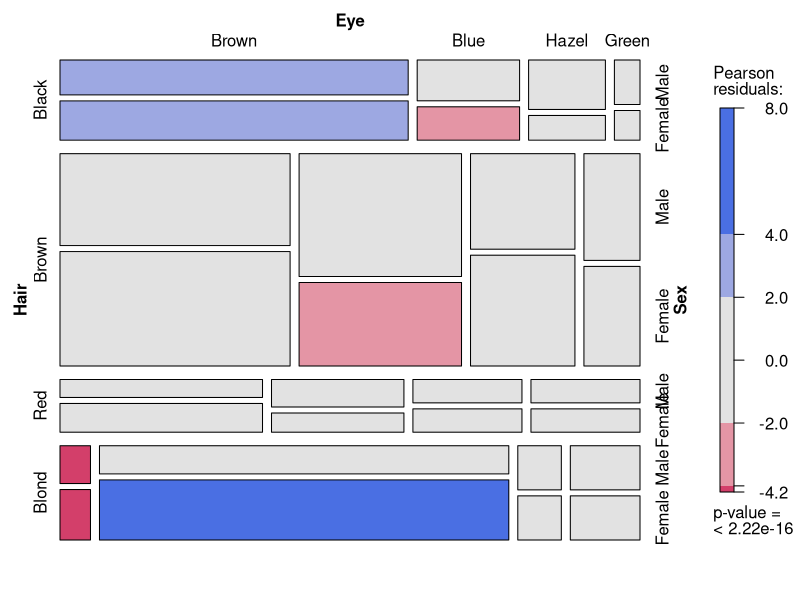
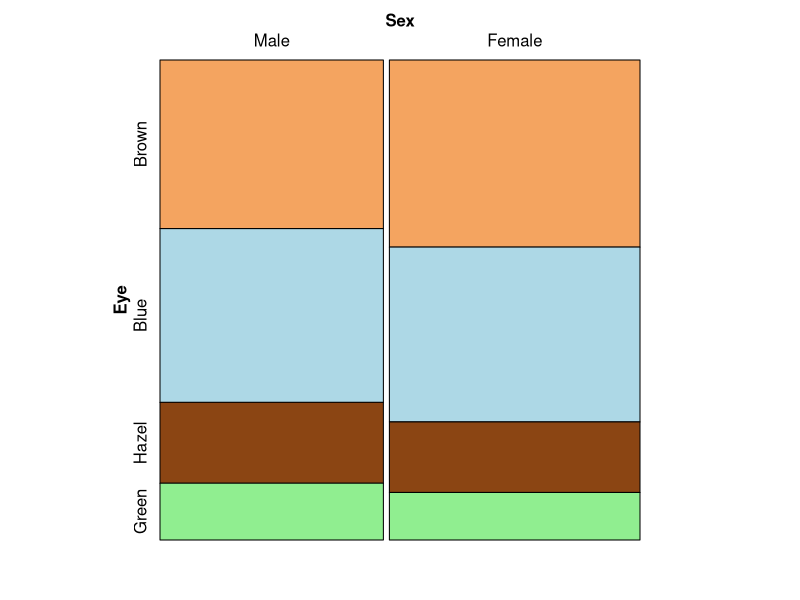
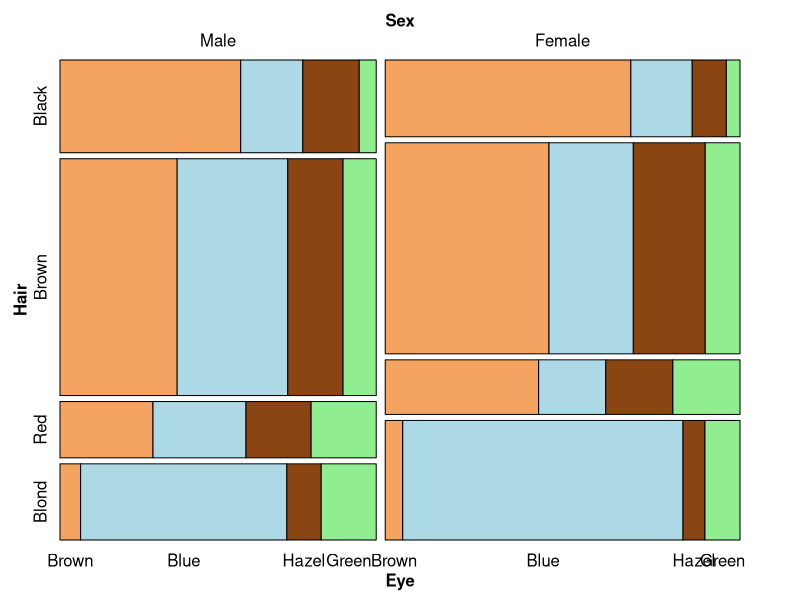
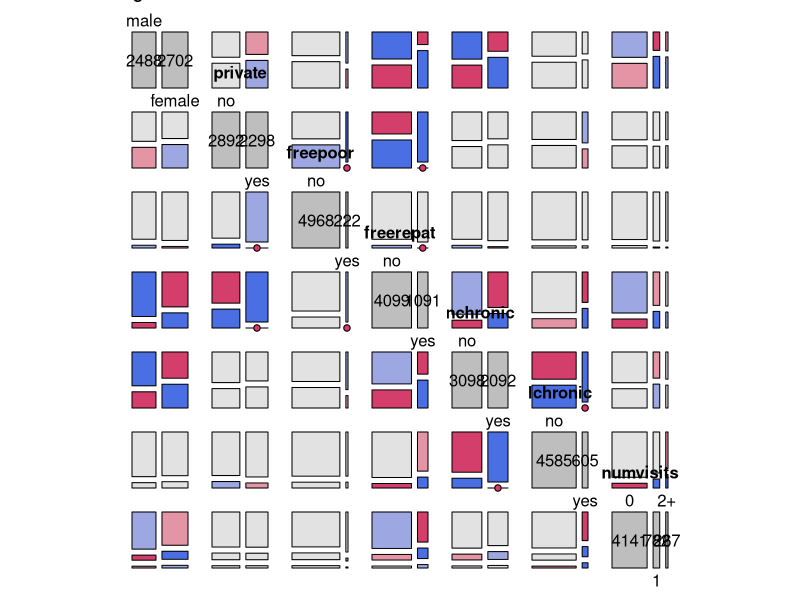
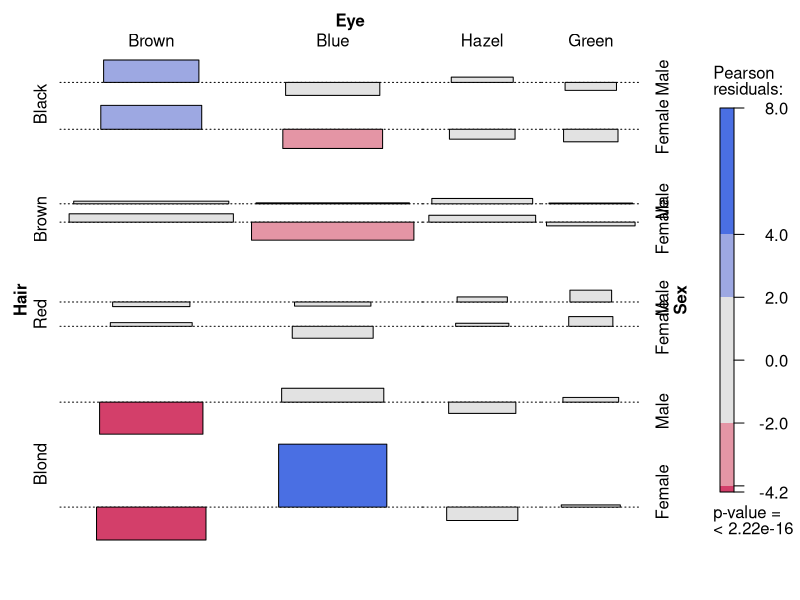
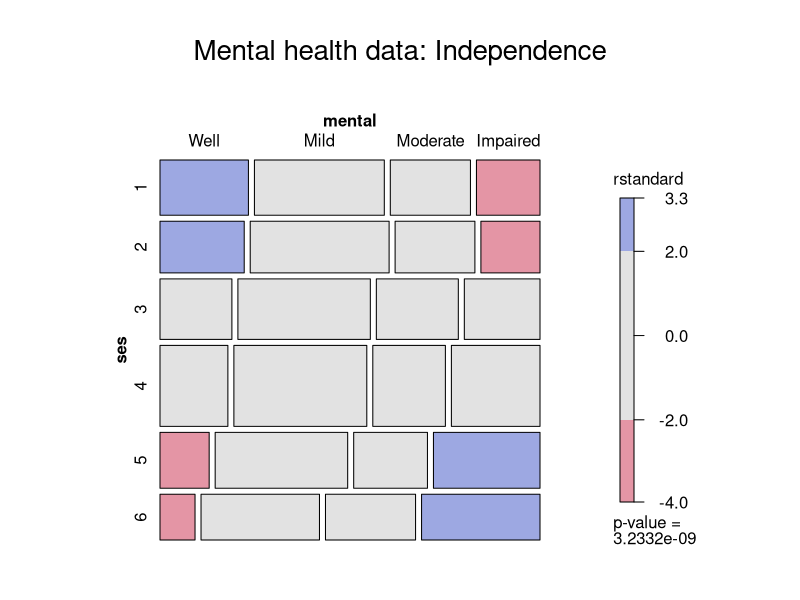

Reproduce these figures in R, in order.
## ---- chunk 1
knitr::opts_chunk$set(echo = TRUE)
## ---- chunk 2
library(vcd)
library(MASS)
library(vcdExtra)
library(tidyverse)

## ---- chunk 3
mosaic(HairEyeColor, shade = TRUE)
## ---- chunk 4
mosaic(Eye~Sex , data = HairEyeColor, highlighting_fill = 
         c("sandybrown","lightblue", "saddlebrown","lightgreen"),split_vertical = TRUE)
## ---- chunk 5
mosaic(Eye ~Sex + Hair, data = HairEyeColor, highlighting_fill = 
         c("sandybrown", "lightblue", "saddlebrown", "lightgreen"), split_vertical = TRUE)

## ---- chunk 6
data("DoctorVisits", package = "AER")
df3<-DoctorVisits%>%
  mutate(numvisits=fct_collapse(as.character(visits),
                                "0"="0",
                                "1"="1",
                                "2+"=c("2","3","4","5","6","7","8","9")),
         .keep="all")
df_ct = as.data.frame(table(df3[, c(2,8,9,10,11,12,13)]))
pairs(xtabs(Freq ~ ., df_ct), shade = TRUE)
## ---- chunk 7
assoc(HairEyeColor, shade=TRUE)
## ---- chunk 8
indep <- glm(Freq ~ mental + ses, family = poisson, data = Mental) # independence model
mosaic(indep, ~ses+mental, residuals_type="rstandard",
      main="Mental health data: Independence")
